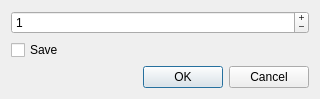
<?xml version="1.0" encoding="UTF-8"?>
<ui version="4.0">
 <class>ChangeUIDsAlingDialog</class>
 <widget class="QDialog" name="ChangeUIDsAlingDialog">
  <property name="geometry">
   <rect>
    <x>0</x>
    <y>0</y>
    <width>320</width>
    <height>99</height>
   </rect>
  </property>
  <property name="windowTitle">
   <string>Dialog</string>
  </property>
  <layout class="QVBoxLayout" name="verticalLayout">
   <item>
    <widget class="QSpinBox" name="spinBox">
     <property name="wrapping">
      <bool>false</bool>
     </property>
     <property name="frame">
      <bool>true</bool>
     </property>
     <property name="alignment">
      <set>Qt::AlignLeading|Qt::AlignLeft|Qt::AlignVCenter</set>
     </property>
     <property name="readOnly">
      <bool>false</bool>
     </property>
     <property name="buttonSymbols">
      <enum>QAbstractSpinBox::PlusMinus</enum>
     </property>
     <property name="specialValueText">
      <string/>
     </property>
     <property name="accelerated">
      <bool>false</bool>
     </property>
     <property name="suffix">
      <string/>
     </property>
     <property name="prefix">
      <string/>
     </property>
     <property name="maximum">
      <number>10000</number>
     </property>
     <property name="stepType">
      <enum>QAbstractSpinBox::DefaultStepType</enum>
     </property>
     <property name="value">
      <number>1</number>
     </property>
    </widget>
   </item>
   <item>
    <widget class="QCheckBox" name="checkBox">
     <property name="text">
      <string>Save</string>
     </property>
    </widget>
   </item>
   <item>
    <widget class="QDialogButtonBox" name="buttonBox">
     <property name="standardButtons">
      <set>QDialogButtonBox::Cancel|QDialogButtonBox::Ok</set>
     </property>
    </widget>
   </item>
  </layout>
 </widget>
 <resources/>
 <connections/>
</ui>
